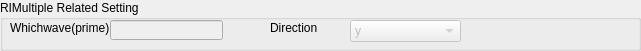
           <widget class="QGroupBox" name="groupBox3RIRelatedSetting">
            <property name="geometry">
             <rect>
              <x>0</x>
              <y>150</y>
              <width>641</width>
              <height>51</height>
             </rect>
            </property>
            <property name="title">
             <string>RIMultiple Related Setting</string>
            </property>
            <widget class="QLabel" name="labelWhichwave_3">
             <property name="geometry">
              <rect>
               <x>10</x>
               <y>20</y>
               <width>111</width>
               <height>16</height>
              </rect>
             </property>
             <property name="text">
              <string>Whichwave(prime)</string>
             </property>
            </widget>
            <widget class="QLineEdit" name="lineEditWhichwave_3">
             <property name="enabled">
              <bool>false</bool>
             </property>
             <property name="geometry">
              <rect>
               <x>110</x>
               <y>20</y>
               <width>113</width>
               <height>20</height>
              </rect>
             </property>
             <property name="text">
              <string/>
             </property>
            </widget>
            <widget class="QComboBox" name="comboDirection_3">
             <property name="enabled">
              <bool>false</bool>
             </property>
             <property name="geometry">
              <rect>
               <x>350</x>
               <y>20</y>
               <width>111</width>
               <height>22</height>
              </rect>
             </property>
             <item>
              <property name="text">
               <string>y</string>
              </property>
             </item>
             <item>
              <property name="text">
               <string>x</string>
              </property>
             </item>
            </widget>
            <widget class="QLabel" name="labelDirection_3">
             <property name="geometry">
              <rect>
               <x>270</x>
               <y>20</y>
               <width>111</width>
               <height>16</height>
              </rect>
             </property>
             <property name="text">
              <string>Direction</string>
             </property>
            </widget>
           </widget>
